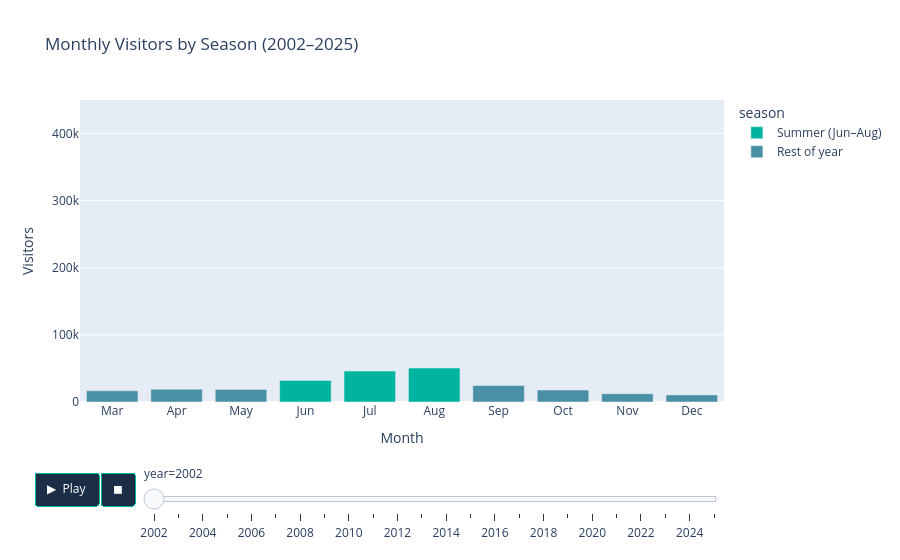

Notebook cell for this chart:
### Markdown cell above
### 3.2 Seasonality. Is Iceland Really Year-Round?

### Code cell
month_order = ['Jan','Feb','Mar','Apr','May','Jun','Jul','Aug','Sep','Oct','Nov','Dec']

# Build a long dataframe: year, month, visitors, season label
season_df = (
    long_df[long_df['year'].between(2002, 2025)]
    .groupby(['year', 'month_num'])['visitors']
    .sum()
    .reset_index()
)
season_df['month'] = season_df['month_num'].map(
    {1:'Jan',2:'Feb',3:'Mar',4:'Apr',5:'May',6:'Jun',
     7:'Jul',8:'Aug',9:'Sep',10:'Oct',11:'Nov',12:'Dec'}
)
season_df['season'] = season_df['month'].apply(
    lambda m: 'Summer (Jun–Aug)' if m in ['Jun','Jul','Aug'] else 'Rest of year'
)
season_df['year'] = season_df['year'].astype(int)

fig = px.bar(
    season_df,
    x='month',
    y='visitors',
    color='season',
    animation_frame='year',
    category_orders={'month': month_order, 'season': ['Summer (Jun–Aug)', 'Rest of year']},
    color_discrete_map={'Summer (Jun–Aug)': '#00B4A0', 'Rest of year': '#4A90A4'},
    labels={'visitors': 'Visitors', 'month': 'Month'},
    title='Monthly Visitors by Season (2002–2025)',
)

fig.update_layout(
    yaxis=dict(
        range=[0, 450000],
    ))

# Style the play button and slider
fig.layout.updatemenus[0].buttons[0].label = '▶  Play'
fig.layout.updatemenus[0].bgcolor = '#1B2E45'
fig.layout.updatemenus[0].bordercolor = '#00B4A0'
fig.layout.updatemenus[0].font = dict(color='white')

fig.write_html("monthly.html", include_plotlyjs="cdn")

fig.show()

annual_total = (
    long_df[long_df['year'].between(2002, 2025)]
    .groupby('year')['visitors']
    .sum()
)

jul_aug_total = (
    long_df[
        long_df['year'].between(2002, 2025)
        & long_df['month_num'].isin([7, 8])
    ]
    .groupby('year')['visitors']
    .sum()
)

jul_aug_share = (jul_aug_total / annual_total * 100).round(1)

print(jul_aug_share)
print("Average visitors in July and August:", jul_aug_share.mean().round(1))

### Figure 1 — Plotly figure (JSON) as saved in the notebook; plotly's stock layout.template omitted (floating-point values rounded to 4 significant figures)
{"data": [{"hovertemplate": "season=Summer (Jun–Aug)<br>year=2002<br>Month=%{x}<br>Visitors=%{y}<extra></extra>", "legendgroup": "Summer (Jun–Aug)", "marker": {"color": "#00B4A0", "pattern": {"shape": ""}}, "name": "Summer (Jun–Aug)", "orientation": "v", "showlegend": true, "textposition": "auto", "type": "bar", "x": ["Jun", "Jul", "Aug"], "xaxis": "x", "y": [32220.0, 46020.0, 50540.0], "yaxis": "y"}, {"hovertemplate": "season=Rest of year<br>year=2002<br>Month=%{x}<br>Visitors=%{y}<extra></extra>", "legendgroup": "Rest of year", "marker": {"color": "#4A90A4", "pattern": {"shape": ""}}, "name": "Rest of year", "orientation": "v", "showlegend": true, "textposition": "auto", "type": "bar", "x": ["Mar", "Apr", "May", "Sep", "Oct", "Nov", "Dec"], "xaxis": "x", "y": [16650.0, 19040.0, 18800.0, 24550.0, 17770.0, 12410.0, 10590.0], "yaxis": "y"}], "layout": {"barmode": "relative", "legend": {"title": {"text": "season"}, "tracegroupgap": 0}, "sliders": [{"active": 0, "currentvalue": {"prefix": "year="}, "len": 0.9, "pad": {"b": 10, "t": 60}, "steps": [{"args": [["2002"], {"frame": {"duration": 0, "redraw": true}, "fromcurrent": true, "mode": "immediate", "transition": {"duration": 0, "easing": "linear"}}], "label": "2002", "method": "animate"}, {"args": [["2003"], {"frame": {"duration": 0, "redraw": true}, "fromcurrent": true, "mode": "immediate", "transition": {"duration": 0, "easing": "linear"}}], "label": "2003", "method": "animate"}, {"args": [["2004"], {"frame": {"duration": 0, "redraw": true}, "fromcurrent": true, "mode": "immediate", "transition": {"duration": 0, "easing": "linear"}}], "label": "2004", "method": "animate"}, {"args": [["2005"], {"frame": {"duration": 0, "redraw": true}, "fromcurrent": true, "mode": "immediate", "transition": {"duration": 0, "easing": "linear"}}], "label": "2005", "method": "animate"}, {"args": [["2006"], {"frame": {"duration": 0, "redraw": true}, "fromcurrent": true, "mode": "immediate", "transition": {"duration": 0, "easing": "linear"}}], "label": "2006", "method": "animate"}, {"args": [["2007"], {"frame": {"duration": 0, "redraw": true}, "fromcurrent": true, "mode": "immediate", "transition": {"duration": 0, "easing": "linear"}}], "label": "2007", "method": "animate"}, {"args": [["2008"], {"frame": {"duration": 0, "redraw": true}, "fromcurrent": true, "mode": "immediate", "transition": {"duration": 0, "easing": "linear"}}], "label": "2008", "method": "animate"}, {"args": [["2009"], {"frame": {"duration": 0, "redraw": true}, "fromcurrent": true, "mode": "immediate", "transition": {"duration": 0, "easing": "linear"}}], "label": "2009", "method": "animate"}, {"args": [["2010"], {"frame": {"duration": 0, "redraw": true}, "fromcurrent": true, "mode": "immediate", "transition": {"duration": 0, "easing": "linear"}}], "label": "2010", "method": "animate"}, {"args": [["2011"], {"frame": {"duration": 0, "redraw": true}, "fromcurrent": true, "mode": "immediate", "transition": {"duration": 0, "easing": "linear"}}], "label": "2011", "method": "animate"}, {"args": [["2012"], {"frame": {"duration": 0, "redraw": true}, "fromcurrent": true, "mode": "immediate", "transition": {"duration": 0, "easing": "linear"}}], "label": "2012", "method": "animate"}, {"args": [["2013"], {"frame": {"duration": 0, "redraw": true}, "fromcurrent": true, "mode": "immediate", "transition": {"duration": 0, "easing": "linear"}}], "label": "2013", "method": "animate"}, {"args": [["2014"], {"frame": {"duration": 0, "redraw": true}, "fromcurrent": true, "mode": "immediate", "transition": {"duration": 0, "easing": "linear"}}], "label": "2014", "method": "animate"}, {"args": [["2015"], {"frame": {"duration": 0, "redraw": true}, "fromcurrent": true, "mode": "immediate", "transition": {"duration": 0, "easing": "linear"}}], "label": "2015", "method": "animate"}, {"args": [["2016"], {"frame": {"duration": 0, "redraw": true}, "fromcurrent": true, "mode": "immediate", "transition": {"duration": 0, "easing": "linear"}}], "label": "2016", "method": "animate"}, {"args": [["2017"], {"frame": {"duration": 0, "redraw": true}, "fromcurrent": true, "mode": "immediate", "transition": {"duration": 0, "easing": "linear"}}], "label": "2017", "method": "animate"}, {"args": [["2018"], {"frame": {"duration": 0, "redraw": true}, "fromcurrent": true, "mode": "immediate", "transition": {"duration": 0, "easing": "linear"}}], "label": "2018", "method": "animate"}, {"args": [["2019"], {"frame": {"duration": 0, "redraw": true}, "fromcurrent": true, "mode": "immediate", "transition": {"duration": 0, "easing": "linear"}}], "label": "2019", "method": "animate"}, {"args": [["2020"], {"frame": {"duration": 0, "redraw": true}, "fromcurrent": true, "mode": "immediate", "transition": {"duration": 0, "easing": "linear"}}], "label": "2020", "method": "animate"}, {"args": [["2021"], {"frame": {"duration": 0, "redraw": true}, "fromcurrent": true, "mode": "immediate", "transition": {"duration": 0, "easing": "linear"}}], "label": "2021", "method": "animate"}, {"args": [["2022"], {"frame": {"duration": 0, "redraw": true}, "fromcurrent": true, "mode": "immediate", "transition": {"duration": 0, "easing": "linear"}}], "label": "2022", "method": "animate"}, {"args": [["2023"], {"frame": {"duration": 0, "redraw": true}, "fromcurrent": true, "mode": "immediate", "transition": {"duration": 0, "easing": "linear"}}], "label": "2023", "method": "animate"}, {"args": [["2024"], {"frame": {"duration": 0, "redraw": true}, "fromcurrent": true, "mode": "immediate", "transition": {"duration": 0, "easing": "linear"}}], "label": "2024", "method": "animate"}, {"args": [["2025"], {"frame": {"duration": 0, "redraw": true}, "fromcurrent": true, "mode": "immediate", "transition": {"duration": 0, "easing": "linear"}}], "label": "2025", "method": "animate"}], "x": 0.1, "xanchor": "left", "y": 0, "yanchor": "top"}], "title": {"text": "Monthly Visitors by Season (2002–2025)"}, "updatemenus": [{"bgcolor": "#1B2E45", "bordercolor": "#00B4A0", "buttons": [{"args": [null, {"frame": {"duration": 500, "redraw": true}, "fromcurrent": true, "mode": "immediate", "transition": {"duration": 500, "easing": "linear"}}], "label": "▶  Play", "method": "animate"}, {"args": [[null], {"frame": {"duration": 0, "redraw": true}, "fromcurrent": true, "mode": "immediate", "transition": {"duration": 0, "easing": "linear"}}], "label": "&#9724;", "method": "animate"}], "direction": "left", "font": {"color": "white"}, "pad": {"r": 10, "t": 70}, "showactive": false, "type": "buttons", "x": 0.1, "xanchor": "right", "y": 0, "yanchor": "top"}], "xaxis": {"anchor": "y", "categoryarray": ["Jan", "Feb", "Mar", "Apr", "May", "Jun", "Jul", "Aug", "Sep", "Oct", "Nov", "Dec"], "categoryorder": "array", "domain": [0, 1], "title": {"text": "Month"}}, "yaxis": {"anchor": "x", "domain": [0, 1], "range": [0, 450000], "title": {"text": "Visitors"}}}}
